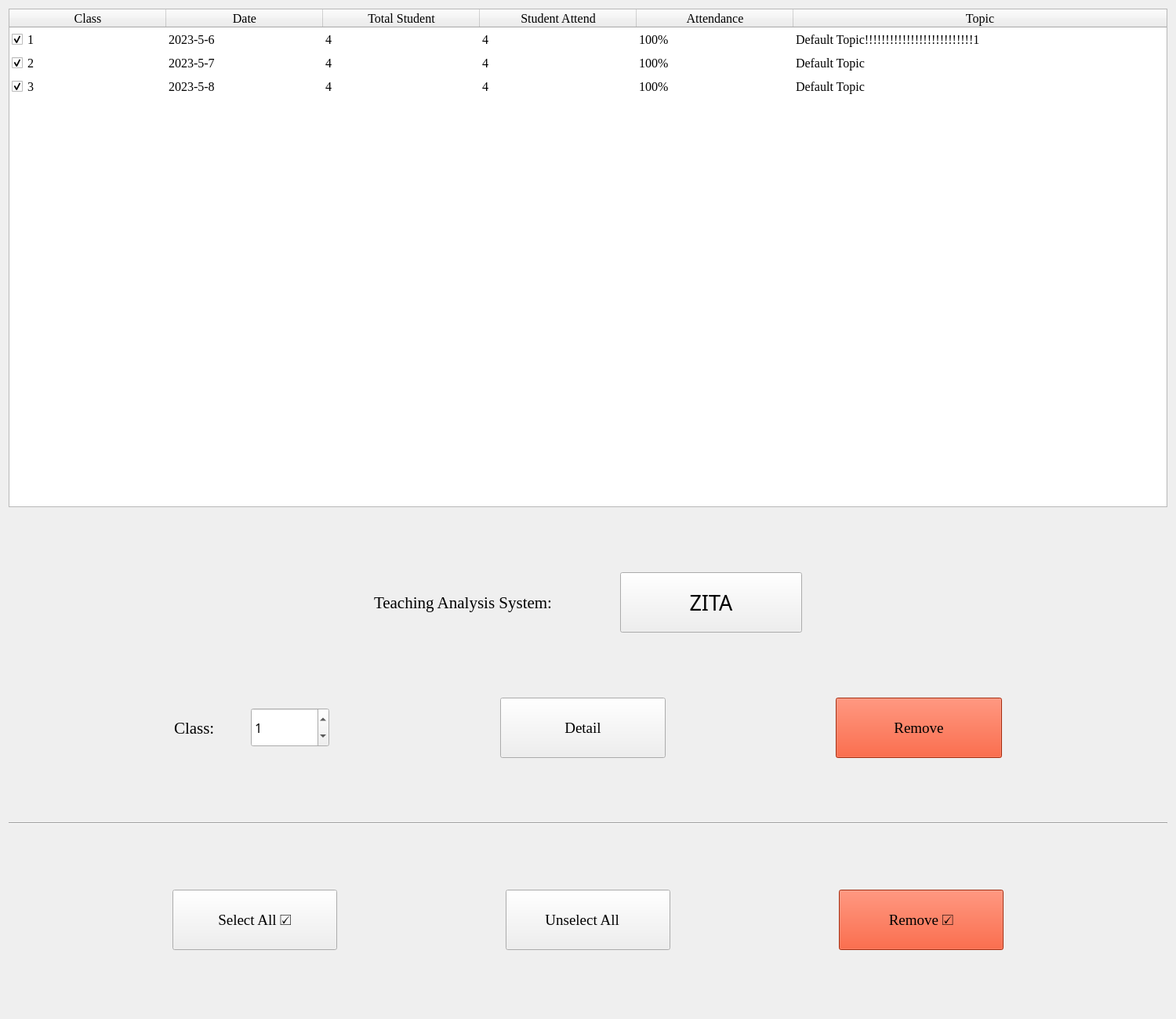
<?xml version="1.0" encoding="UTF-8"?>
<ui version="4.0">
 <class>Form</class>
 <widget class="QWidget" name="Form">
  <property name="geometry">
   <rect>
    <x>0</x>
    <y>0</y>
    <width>1500</width>
    <height>1300</height>
   </rect>
  </property>
  <property name="windowTitle">
   <string>Form</string>
  </property>
  <layout class="QVBoxLayout" name="verticalLayout_2">
   <item>
    <widget class="QTableWidget" name="tableWidget">
     <property name="font">
      <font>
       <family>Times New Roman</family>
       <pointsize>12</pointsize>
      </font>
     </property>
     <property name="cursor" stdset="0">
      <cursorShape>PointingHandCursor</cursorShape>
     </property>
     <property name="editTriggers">
      <set>QAbstractItemView::NoEditTriggers</set>
     </property>
     <property name="selectionBehavior">
      <enum>QAbstractItemView::SelectRows</enum>
     </property>
     <property name="showGrid">
      <bool>false</bool>
     </property>
     <attribute name="horizontalHeaderVisible">
      <bool>true</bool>
     </attribute>
     <attribute name="horizontalHeaderCascadingSectionResizes">
      <bool>false</bool>
     </attribute>
     <attribute name="horizontalHeaderMinimumSectionSize">
      <number>40</number>
     </attribute>
     <attribute name="horizontalHeaderDefaultSectionSize">
      <number>200</number>
     </attribute>
     <attribute name="horizontalHeaderShowSortIndicator" stdset="0">
      <bool>false</bool>
     </attribute>
     <attribute name="horizontalHeaderStretchLastSection">
      <bool>true</bool>
     </attribute>
     <attribute name="verticalHeaderVisible">
      <bool>false</bool>
     </attribute>
     <attribute name="verticalHeaderCascadingSectionResizes">
      <bool>false</bool>
     </attribute>
     <row>
      <property name="text">
       <string/>
      </property>
      <property name="textAlignment">
       <set>AlignCenter</set>
      </property>
     </row>
     <row>
      <property name="text">
       <string/>
      </property>
      <property name="textAlignment">
       <set>AlignCenter</set>
      </property>
     </row>
     <row>
      <property name="text">
       <string/>
      </property>
      <property name="textAlignment">
       <set>AlignCenter</set>
      </property>
     </row>
     <column>
      <property name="text">
       <string>Class</string>
      </property>
      <property name="textAlignment">
       <set>AlignCenter</set>
      </property>
     </column>
     <column>
      <property name="text">
       <string>Date</string>
      </property>
      <property name="textAlignment">
       <set>AlignCenter</set>
      </property>
     </column>
     <column>
      <property name="text">
       <string>Total Student</string>
      </property>
      <property name="textAlignment">
       <set>AlignCenter</set>
      </property>
     </column>
     <column>
      <property name="text">
       <string>Student Attend</string>
      </property>
      <property name="textAlignment">
       <set>AlignCenter</set>
      </property>
     </column>
     <column>
      <property name="text">
       <string>Attendance</string>
      </property>
      <property name="textAlignment">
       <set>AlignCenter</set>
      </property>
     </column>
     <column>
      <property name="text">
       <string>Topic</string>
      </property>
      <property name="textAlignment">
       <set>AlignCenter</set>
      </property>
     </column>
     <item row="0" column="0">
      <property name="text">
       <string>1</string>
      </property>
      <property name="checkState">
       <enum>Checked</enum>
      </property>
     </item>
     <item row="0" column="1">
      <property name="text">
       <string>2023-5-6</string>
      </property>
     </item>
     <item row="0" column="2">
      <property name="text">
       <string>4</string>
      </property>
     </item>
     <item row="0" column="3">
      <property name="text">
       <string>4</string>
      </property>
     </item>
     <item row="0" column="4">
      <property name="text">
       <string>100%</string>
      </property>
     </item>
     <item row="0" column="5">
      <property name="text">
       <string>Default Topic!!!!!!!!!!!!!!!!!!!!!!!!!!1</string>
      </property>
     </item>
     <item row="1" column="0">
      <property name="text">
       <string>2</string>
      </property>
      <property name="checkState">
       <enum>Checked</enum>
      </property>
     </item>
     <item row="1" column="1">
      <property name="text">
       <string>2023-5-7</string>
      </property>
     </item>
     <item row="1" column="2">
      <property name="text">
       <string>4</string>
      </property>
     </item>
     <item row="1" column="3">
      <property name="text">
       <string>4</string>
      </property>
     </item>
     <item row="1" column="4">
      <property name="text">
       <string>100%</string>
      </property>
     </item>
     <item row="1" column="5">
      <property name="text">
       <string>Default Topic</string>
      </property>
     </item>
     <item row="2" column="0">
      <property name="text">
       <string>3</string>
      </property>
      <property name="checkState">
       <enum>Checked</enum>
      </property>
     </item>
     <item row="2" column="1">
      <property name="text">
       <string>2023-5-8</string>
      </property>
     </item>
     <item row="2" column="2">
      <property name="text">
       <string>4</string>
      </property>
     </item>
     <item row="2" column="3">
      <property name="text">
       <string>4</string>
      </property>
     </item>
     <item row="2" column="4">
      <property name="text">
       <string>100%</string>
      </property>
     </item>
     <item row="2" column="5">
      <property name="text">
       <string>Default Topic</string>
      </property>
     </item>
    </widget>
   </item>
   <item>
    <layout class="QVBoxLayout" name="verticalLayout">
     <item>
      <spacer name="verticalSpacer_5">
       <property name="orientation">
        <enum>Qt::Vertical</enum>
       </property>
       <property name="sizeHint" stdset="0">
        <size>
         <width>20</width>
         <height>40</height>
        </size>
       </property>
      </spacer>
     </item>
     <item>
      <layout class="QHBoxLayout" name="horizontalLayout_3" stretch="2,1,0,1,2">
       <item>
        <spacer name="horizontalSpacer_11">
         <property name="orientation">
          <enum>Qt::Horizontal</enum>
         </property>
         <property name="sizeHint" stdset="0">
          <size>
           <width>40</width>
           <height>20</height>
          </size>
         </property>
        </spacer>
       </item>
       <item>
        <widget class="QLabel" name="label_2">
         <property name="sizePolicy">
          <sizepolicy hsizetype="Fixed" vsizetype="Preferred">
           <horstretch>0</horstretch>
           <verstretch>0</verstretch>
          </sizepolicy>
         </property>
         <property name="font">
          <font>
           <family>Times New Roman</family>
           <pointsize>16</pointsize>
          </font>
         </property>
         <property name="text">
          <string>Teaching Analysis System:</string>
         </property>
        </widget>
       </item>
       <item>
        <spacer name="horizontalSpacer_8">
         <property name="orientation">
          <enum>Qt::Horizontal</enum>
         </property>
         <property name="sizeType">
          <enum>QSizePolicy::Fixed</enum>
         </property>
         <property name="sizeHint" stdset="0">
          <size>
           <width>80</width>
           <height>20</height>
          </size>
         </property>
        </spacer>
       </item>
       <item>
        <widget class="QPushButton" name="pushButton_6">
         <property name="sizePolicy">
          <sizepolicy hsizetype="Expanding" vsizetype="Expanding">
           <horstretch>0</horstretch>
           <verstretch>0</verstretch>
          </sizepolicy>
         </property>
         <property name="minimumSize">
          <size>
           <width>150</width>
           <height>40</height>
          </size>
         </property>
         <property name="maximumSize">
          <size>
           <width>400</width>
           <height>100</height>
          </size>
         </property>
         <property name="font">
          <font>
           <family>Imprint MT Shadow</family>
           <pointsize>20</pointsize>
           <weight>50</weight>
           <italic>false</italic>
           <bold>false</bold>
          </font>
         </property>
         <property name="cursor">
          <cursorShape>PointingHandCursor</cursorShape>
         </property>
         <property name="text">
          <string>ZITA</string>
         </property>
        </widget>
       </item>
       <item>
        <spacer name="horizontalSpacer_12">
         <property name="orientation">
          <enum>Qt::Horizontal</enum>
         </property>
         <property name="sizeHint" stdset="0">
          <size>
           <width>40</width>
           <height>20</height>
          </size>
         </property>
        </spacer>
       </item>
      </layout>
     </item>
     <item>
      <spacer name="verticalSpacer_3">
       <property name="orientation">
        <enum>Qt::Vertical</enum>
       </property>
       <property name="sizeHint" stdset="0">
        <size>
         <width>20</width>
         <height>40</height>
        </size>
       </property>
      </spacer>
     </item>
     <item>
      <layout class="QHBoxLayout" name="horizontalLayout">
       <item>
        <spacer name="horizontalSpacer_4">
         <property name="orientation">
          <enum>Qt::Horizontal</enum>
         </property>
         <property name="sizeHint" stdset="0">
          <size>
           <width>40</width>
           <height>20</height>
          </size>
         </property>
        </spacer>
       </item>
       <item>
        <widget class="QLabel" name="label">
         <property name="sizePolicy">
          <sizepolicy hsizetype="Fixed" vsizetype="Preferred">
           <horstretch>0</horstretch>
           <verstretch>0</verstretch>
          </sizepolicy>
         </property>
         <property name="font">
          <font>
           <family>Times New Roman</family>
           <pointsize>16</pointsize>
          </font>
         </property>
         <property name="text">
          <string>Class:</string>
         </property>
        </widget>
       </item>
       <item>
        <spacer name="horizontalSpacer_3">
         <property name="orientation">
          <enum>Qt::Horizontal</enum>
         </property>
         <property name="sizeType">
          <enum>QSizePolicy::Fixed</enum>
         </property>
         <property name="sizeHint" stdset="0">
          <size>
           <width>40</width>
           <height>20</height>
          </size>
         </property>
        </spacer>
       </item>
       <item>
        <widget class="QSpinBox" name="spinBox">
         <property name="sizePolicy">
          <sizepolicy hsizetype="Expanding" vsizetype="Expanding">
           <horstretch>0</horstretch>
           <verstretch>0</verstretch>
          </sizepolicy>
         </property>
         <property name="minimumSize">
          <size>
           <width>50</width>
           <height>40</height>
          </size>
         </property>
         <property name="maximumSize">
          <size>
           <width>100</width>
           <height>50</height>
          </size>
         </property>
         <property name="font">
          <font>
           <family>SimSun-ExtB</family>
           <pointsize>12</pointsize>
          </font>
         </property>
         <property name="maximum">
          <number>999</number>
         </property>
         <property name="value">
          <number>1</number>
         </property>
        </widget>
       </item>
       <item>
        <spacer name="horizontalSpacer_2">
         <property name="orientation">
          <enum>Qt::Horizontal</enum>
         </property>
         <property name="sizeHint" stdset="0">
          <size>
           <width>40</width>
           <height>20</height>
          </size>
         </property>
        </spacer>
       </item>
       <item>
        <widget class="QPushButton" name="pushButton_2">
         <property name="sizePolicy">
          <sizepolicy hsizetype="Expanding" vsizetype="Expanding">
           <horstretch>0</horstretch>
           <verstretch>0</verstretch>
          </sizepolicy>
         </property>
         <property name="minimumSize">
          <size>
           <width>150</width>
           <height>40</height>
          </size>
         </property>
         <property name="maximumSize">
          <size>
           <width>400</width>
           <height>100</height>
          </size>
         </property>
         <property name="font">
          <font>
           <family>Times New Roman</family>
           <pointsize>14</pointsize>
          </font>
         </property>
         <property name="cursor">
          <cursorShape>PointingHandCursor</cursorShape>
         </property>
         <property name="text">
          <string>Detail</string>
         </property>
        </widget>
       </item>
       <item>
        <spacer name="horizontalSpacer">
         <property name="orientation">
          <enum>Qt::Horizontal</enum>
         </property>
         <property name="sizeHint" stdset="0">
          <size>
           <width>40</width>
           <height>20</height>
          </size>
         </property>
        </spacer>
       </item>
       <item>
        <widget class="QPushButton" name="pushButton_3">
         <property name="sizePolicy">
          <sizepolicy hsizetype="Expanding" vsizetype="Expanding">
           <horstretch>0</horstretch>
           <verstretch>0</verstretch>
          </sizepolicy>
         </property>
         <property name="minimumSize">
          <size>
           <width>150</width>
           <height>40</height>
          </size>
         </property>
         <property name="maximumSize">
          <size>
           <width>400</width>
           <height>100</height>
          </size>
         </property>
         <property name="font">
          <font>
           <family>Times New Roman</family>
           <pointsize>14</pointsize>
          </font>
         </property>
         <property name="cursor">
          <cursorShape>PointingHandCursor</cursorShape>
         </property>
         <property name="styleSheet">
          <string notr="true">background-color: rgb(230, 60, 20);</string>
         </property>
         <property name="text">
          <string>Remove</string>
         </property>
        </widget>
       </item>
       <item>
        <spacer name="horizontalSpacer_5">
         <property name="orientation">
          <enum>Qt::Horizontal</enum>
         </property>
         <property name="sizeHint" stdset="0">
          <size>
           <width>40</width>
           <height>20</height>
          </size>
         </property>
        </spacer>
       </item>
      </layout>
     </item>
     <item>
      <spacer name="verticalSpacer">
       <property name="orientation">
        <enum>Qt::Vertical</enum>
       </property>
       <property name="sizeType">
        <enum>QSizePolicy::Expanding</enum>
       </property>
       <property name="sizeHint" stdset="0">
        <size>
         <width>20</width>
         <height>13</height>
        </size>
       </property>
      </spacer>
     </item>
     <item>
      <widget class="Line" name="line">
       <property name="orientation">
        <enum>Qt::Horizontal</enum>
       </property>
      </widget>
     </item>
     <item>
      <spacer name="verticalSpacer_2">
       <property name="orientation">
        <enum>Qt::Vertical</enum>
       </property>
       <property name="sizeType">
        <enum>QSizePolicy::Expanding</enum>
       </property>
       <property name="sizeHint" stdset="0">
        <size>
         <width>20</width>
         <height>13</height>
        </size>
       </property>
      </spacer>
     </item>
     <item>
      <layout class="QHBoxLayout" name="horizontalLayout_2">
       <item>
        <spacer name="horizontalSpacer_7">
         <property name="orientation">
          <enum>Qt::Horizontal</enum>
         </property>
         <property name="sizeHint" stdset="0">
          <size>
           <width>40</width>
           <height>20</height>
          </size>
         </property>
        </spacer>
       </item>
       <item>
        <widget class="QPushButton" name="pushButton">
         <property name="sizePolicy">
          <sizepolicy hsizetype="Expanding" vsizetype="Expanding">
           <horstretch>0</horstretch>
           <verstretch>0</verstretch>
          </sizepolicy>
         </property>
         <property name="minimumSize">
          <size>
           <width>200</width>
           <height>40</height>
          </size>
         </property>
         <property name="maximumSize">
          <size>
           <width>400</width>
           <height>100</height>
          </size>
         </property>
         <property name="font">
          <font>
           <family>Times New Roman</family>
           <pointsize>14</pointsize>
          </font>
         </property>
         <property name="cursor">
          <cursorShape>PointingHandCursor</cursorShape>
         </property>
         <property name="whatsThis">
          <string/>
         </property>
         <property name="text">
          <string>Select All ☑️</string>
         </property>
        </widget>
       </item>
       <item>
        <spacer name="horizontalSpacer_9">
         <property name="orientation">
          <enum>Qt::Horizontal</enum>
         </property>
         <property name="sizeHint" stdset="0">
          <size>
           <width>40</width>
           <height>20</height>
          </size>
         </property>
        </spacer>
       </item>
       <item>
        <widget class="QPushButton" name="pushButton_4">
         <property name="sizePolicy">
          <sizepolicy hsizetype="Expanding" vsizetype="Expanding">
           <horstretch>0</horstretch>
           <verstretch>0</verstretch>
          </sizepolicy>
         </property>
         <property name="minimumSize">
          <size>
           <width>200</width>
           <height>40</height>
          </size>
         </property>
         <property name="maximumSize">
          <size>
           <width>400</width>
           <height>100</height>
          </size>
         </property>
         <property name="font">
          <font>
           <family>Times New Roman</family>
           <pointsize>14</pointsize>
          </font>
         </property>
         <property name="cursor">
          <cursorShape>PointingHandCursor</cursorShape>
         </property>
         <property name="whatsThis">
          <string/>
         </property>
         <property name="text">
          <string>Unselect All🔲</string>
         </property>
        </widget>
       </item>
       <item>
        <spacer name="horizontalSpacer_10">
         <property name="orientation">
          <enum>Qt::Horizontal</enum>
         </property>
         <property name="sizeHint" stdset="0">
          <size>
           <width>40</width>
           <height>20</height>
          </size>
         </property>
        </spacer>
       </item>
       <item>
        <widget class="QPushButton" name="pushButton_5">
         <property name="sizePolicy">
          <sizepolicy hsizetype="Expanding" vsizetype="Expanding">
           <horstretch>0</horstretch>
           <verstretch>0</verstretch>
          </sizepolicy>
         </property>
         <property name="minimumSize">
          <size>
           <width>200</width>
           <height>40</height>
          </size>
         </property>
         <property name="maximumSize">
          <size>
           <width>400</width>
           <height>100</height>
          </size>
         </property>
         <property name="font">
          <font>
           <family>Times New Roman</family>
           <pointsize>14</pointsize>
          </font>
         </property>
         <property name="cursor">
          <cursorShape>PointingHandCursor</cursorShape>
         </property>
         <property name="styleSheet">
          <string notr="true">background-color: rgb(230, 60, 20);</string>
         </property>
         <property name="text">
          <string>Remove ☑️</string>
         </property>
        </widget>
       </item>
       <item>
        <spacer name="horizontalSpacer_6">
         <property name="orientation">
          <enum>Qt::Horizontal</enum>
         </property>
         <property name="sizeHint" stdset="0">
          <size>
           <width>40</width>
           <height>20</height>
          </size>
         </property>
        </spacer>
       </item>
      </layout>
     </item>
     <item>
      <spacer name="verticalSpacer_4">
       <property name="orientation">
        <enum>Qt::Vertical</enum>
       </property>
       <property name="sizeHint" stdset="0">
        <size>
         <width>20</width>
         <height>40</height>
        </size>
       </property>
      </spacer>
     </item>
    </layout>
   </item>
  </layout>
 </widget>
 <resources/>
 <connections/>
</ui>
